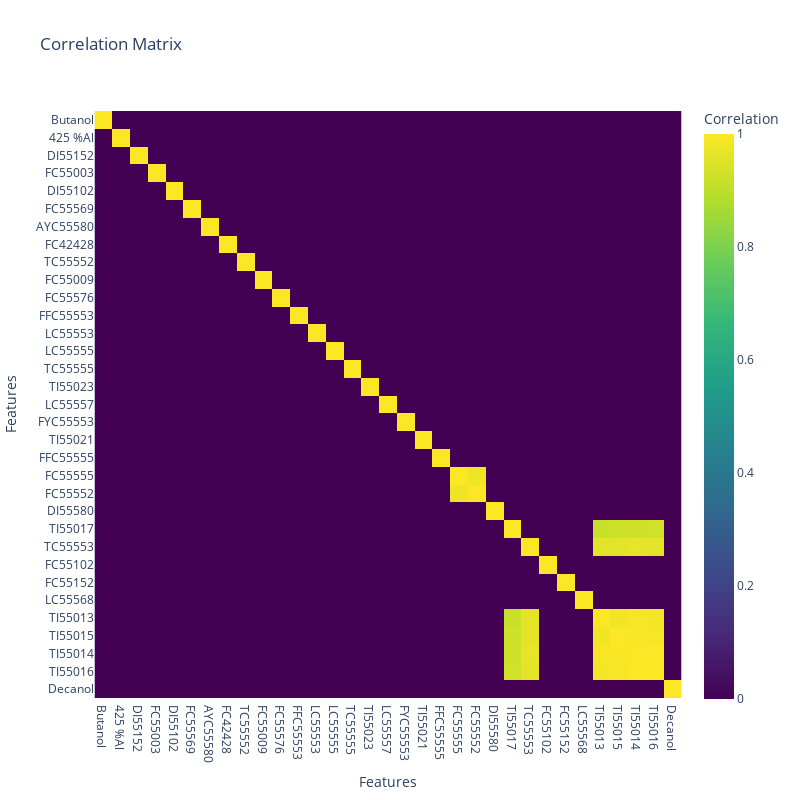

Source (notebook cell):
### Code cell
threshold = 0.9
correlation_matrix = df_CDCO.corr(numeric_only=True)
correlation_matrix = correlation_matrix[abs(correlation_matrix) > threshold].fillna(0)



fig = px.imshow(correlation_matrix, 
                color_continuous_scale='Viridis',
                labels=dict(x="Features", y="Features", color="Correlation"),
                title="Correlation Matrix")

fig.update_xaxes(title_text='Features', side='bottom')
fig.update_layout(width=800, height=800)

fig.show()

### Figure 1 — Plotly figure (JSON) as saved in the notebook; plotly's stock layout.template omitted (floating-point values rounded to 4 significant figures; data arrays with more than 128 entries replaced by an {"elided": "..."} marker saying what was removed)
{"data": [{"coloraxis": "coloraxis", "hovertemplate": "Features: %{x}<br>Features: %{y}<br>Correlation: %{z}<extra></extra>", "name": "0", "type": "heatmap", "x": ["Butanol", "425 %Al", "DI55152", "FC55003", "DI55102", "FC55569", "AYC55580", "FC42428", "TC55552", "FC55009", "FC55576", "FFC55553", "LC55553", "LC55555", "TC55555", "TI55023", "LC55557", "FYC55553", "TI55021", "FFC55555", "FC55555", "FC55552", "DI55580", "TI55017", "TC55553", "FC55102", "FC55152", "LC55568", "TI55013", "TI55015", "TI55014", "TI55016", "Decanol"], "xaxis": "x", "y": ["Butanol", "425 %Al", "DI55152", "FC55003", "DI55102", "FC55569", "AYC55580", "FC42428", "TC55552", "FC55009", "FC55576", "FFC55553", "LC55553", "LC55555", "TC55555", "TI55023", "LC55557", "FYC55553", "TI55021", "FFC55555", "FC55555", "FC55552", "DI55580", "TI55017", "TC55553", "FC55102", "FC55152", "LC55568", "TI55013", "TI55015", "TI55014", "TI55016", "Decanol"], "yaxis": "y", "z": {"elided": "33x33 float values"}}], "layout": {"coloraxis": {"colorbar": {"title": {"text": "Correlation"}}, "colorscale": [[0, "#440154"], [0.1111, "#482878"], [0.2222, "#3e4989"], [0.3333, "#31688e"], [0.4444, "#26828e"], [0.5556, "#1f9e89"], [0.6667, "#35b779"], [0.7778, "#6ece58"], [0.8889, "#b5de2b"], [1, "#fde725"]]}, "height": 800, "title": {"text": "Correlation Matrix"}, "width": 800, "xaxis": {"anchor": "y", "constrain": "domain", "domain": [0, 1], "scaleanchor": "y", "side": "bottom", "title": {"text": "Features"}}, "yaxis": {"anchor": "x", "autorange": "reversed", "constrain": "domain", "domain": [0, 1], "title": {"text": "Features"}}}}
